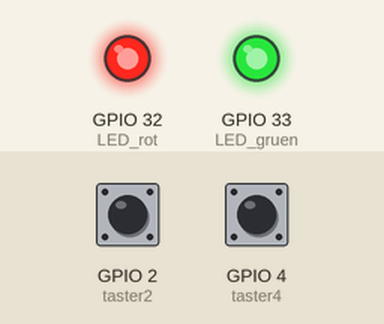
The sketch below on a simulated ESP32. On the bench: output pins drawn as LEDs (lit = HIGH). The inputs (shaded band) are chosen by the test bench; at power-on: GPIO 2 (taster2) HIGH, GPIO 4 (taster4) HIGH.

Above: at 1.2 s.
1.3 s: GPIO 2 (taster2) pulled LOW for 0.15 s
At 2.5 s:
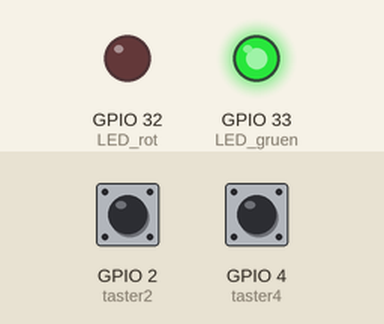
2.9 s: GPIO 4 (taster4) pulled LOW for 0.15 s
At 3.9 s:
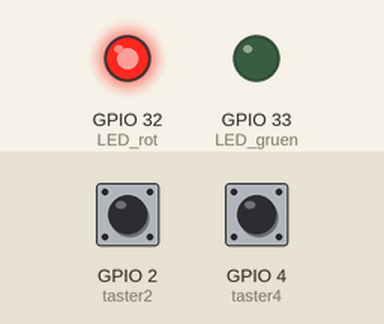
4.5 s: GPIO 2 (taster2) pulled LOW for 1 s
At 5.1 s:
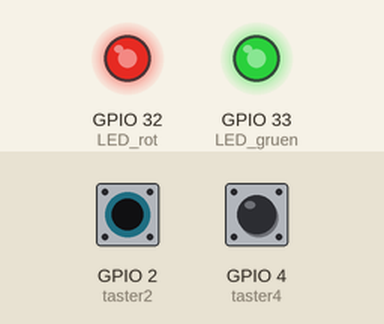
7.0 s: GPIO 4 (taster4) pulled LOW for 1 s
At 8.2 s:
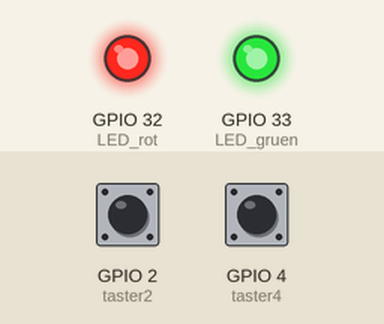
9.5 s: GPIO 2 (taster2) pulled LOW for 0.15 s
At 10.1 s:
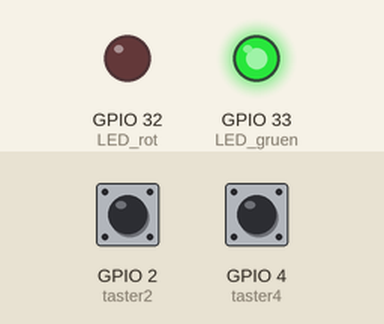
11.1 s: GPIO 4 (taster4) pulled LOW for 0.15 s
At 12.5 s:
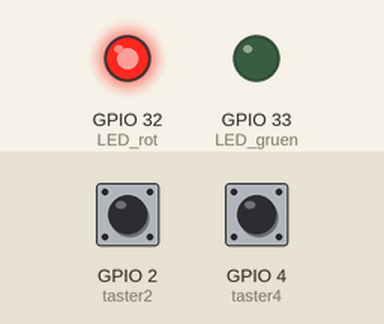
Timing chart, 0 to 13.7 s (numbered marks = the images above; inputs shaded):
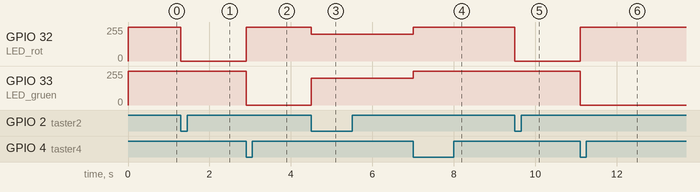

The sketch:

pwm.ino
```cpp
enum zustand {
  Z0, // Keine LEDs
  Z1, // Nur Rot
  Z2, // Nur Grün
  Z3  // Beide auf 50%
};

zustand zustande = Z0;

const int taster2 = 2;
const int taster4 = 4;
const int LED_gruen = 33;
const int LED_rot = 32;

void setup() {
  Serial.begin(15200);
  pinMode(taster2, INPUT_PULLUP);
  pinMode(taster4, INPUT_PULLUP);
  ledcAttach(LED_gruen, 50, 10);
  ledcAttach(LED_rot, 50, 10);
}

void loop() {
  if (zustande == Z0 && digitalRead(taster2) == LOW) {
    zustande = Z1;
  } else if (zustande == Z1 && digitalRead(taster4) == LOW) {
    zustande = Z2;
  } else if (zustande == Z2 && digitalRead(taster2) == LOW) {
    zustande = Z3;
  } else if (zustande == Z3 && digitalRead(taster4) == LOW) {
    zustande = Z0;
  }

  switch (zustande) {
    case Z0:
      ledcWrite(LED_gruen, 1023);
      ledcWrite(LED_rot, 1023);
      break;
    case Z1:
      ledcWrite(LED_gruen, 1023);
      ledcWrite(LED_rot, 0);
      break;
    case Z2:
      ledcWrite(LED_gruen, 0);
      ledcWrite(LED_rot, 1023);
      break;
    case Z3:
      ledcWrite(LED_gruen, 800);
      ledcWrite(LED_rot, 800);
      break;
  }
}
```

Measured:
- after the input at 1.3 s, GPIO 32 (LED_rot): 255/255 → 0/255 at once
- after the input at 2.9 s, GPIO 32 (LED_rot): 0/255 → 255/255 at once; GPIO 33 (LED_gruen): 255/255 → 0/255 at once
- after the input at 4.5 s, GPIO 32 (LED_rot): 255/255 → 199/255 at once; GPIO 33 (LED_gruen): 0/255 → 199/255 at once
- after the input at 7.0 s, GPIO 32 (LED_rot), GPIO 33 (LED_gruen): 199/255 → 255/255 at once
- after the input at 9.5 s, GPIO 32 (LED_rot): 255/255 → 0/255 at once
- after the input at 11.1 s, GPIO 32 (LED_rot): 0/255 → 255/255 at once; GPIO 33 (LED_gruen): 255/255 → 0/255 at once
